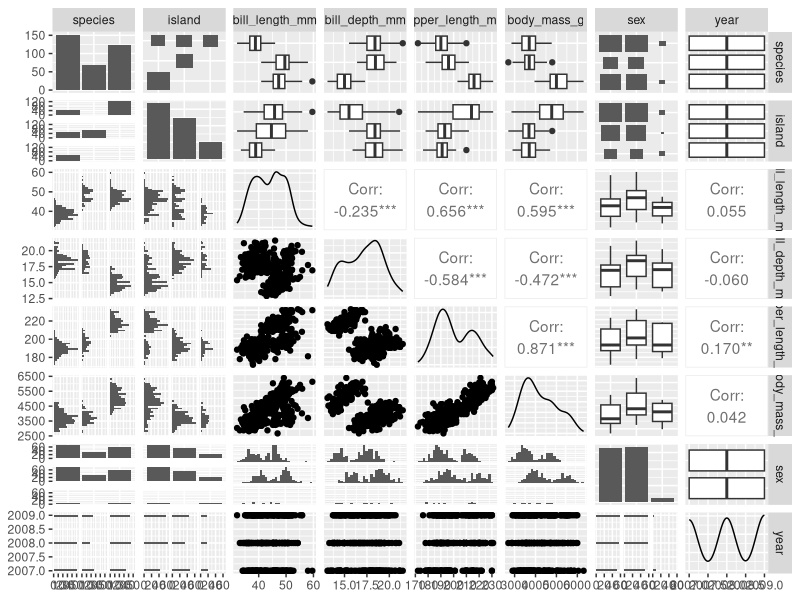
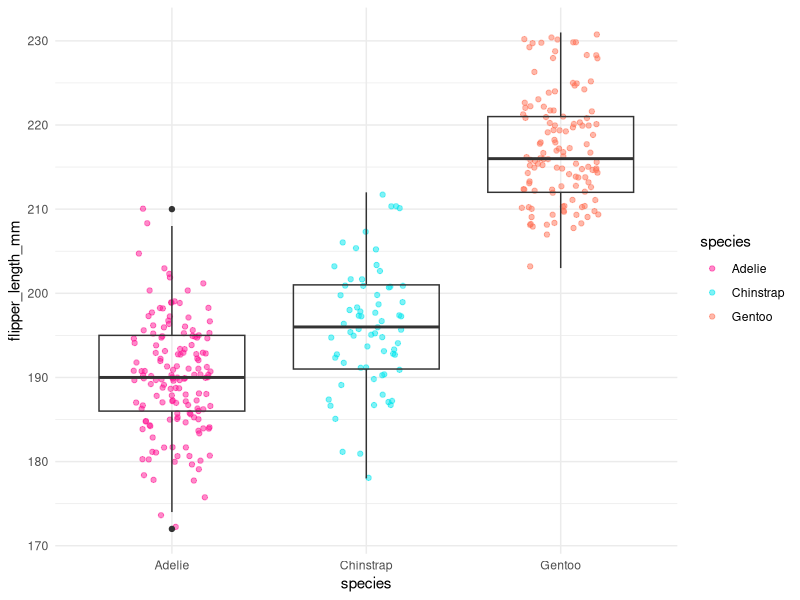
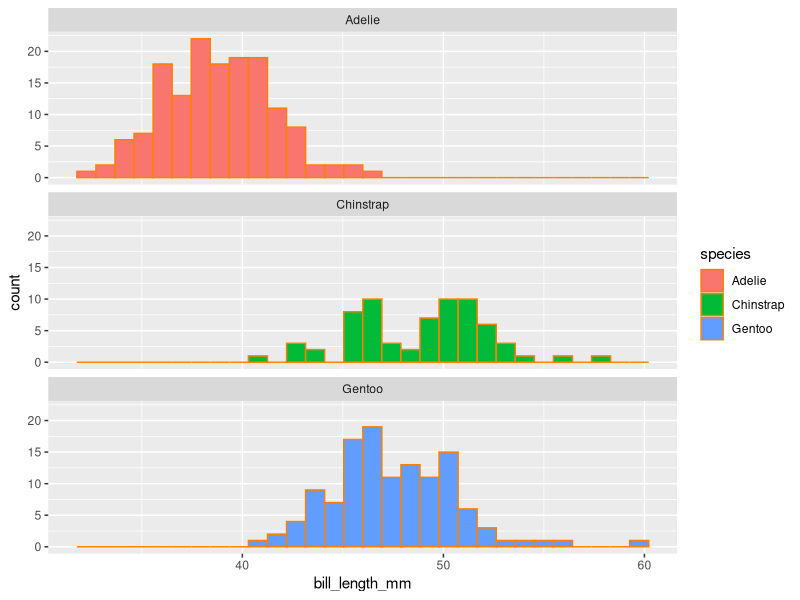

The R source for these figures, in order:
## ---- chunk 1
#| echo: false
#| warning: false
##attach packages (echo hides code but still shows outputs, warning hides outputs not code, include hides everything)
library(tidyverse)
library(palmerpenguins)
library(GGally)
library(skimr)

## ---- chunk 2
#| include: false
#look at column names
#names(penguins)
#dimensions
#dim(penguins)
##first six lines or last 6 lines
#head(penguins)
#tail(penguins)
## ---- chunk 3
#from skimr -
skim(penguins)

## ---- chunk 4
#from GGall
#| include: false

GGally::ggpairs(penguins)

## ---- chunk 5
#only use aes to change a variable, mapping a variable onto aesthetic. can just go straigh in argument if constant
#alpha changes transparency
#google r colors to find the color names r likes

ggplot(data = penguins,
       aes(x = species, 
          y = flipper_length_mm)) +
  geom_jitter(width = 0.2,
              alpha = 0.5,
              aes(color = species)) +
  geom_boxplot(fill = NA) +
  theme_minimal() +
  scale_color_manual(values = c("deeppink", "turquoise2", "coral1"))

## ---- chunk 6
ggplot(data = penguins,
       aes(x = bill_length_mm)) +
  geom_histogram(aes(fill = species), color = "darkorange1") +
  facet_wrap(~species, ncol = 1)

